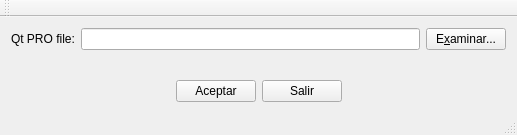
<?xml version="1.0" encoding="UTF-8"?>
<ui version="4.0">
 <class>MainWindow</class>
 <widget class="QMainWindow" name="MainWindow">
  <property name="geometry">
   <rect>
    <x>0</x>
    <y>0</y>
    <width>517</width>
    <height>135</height>
   </rect>
  </property>
  <property name="windowTitle">
   <string>MainWindow</string>
  </property>
  <widget class="QWidget" name="centralWidget">
   <layout class="QGridLayout" name="gridLayout_4">
    <item row="0" column="0">
     <layout class="QGridLayout" name="gridLayout_3">
      <item row="0" column="0">
       <layout class="QGridLayout" name="gridLayout">
        <item row="0" column="0">
         <widget class="QLabel" name="label">
          <property name="text">
           <string>Qt PRO file:</string>
          </property>
         </widget>
        </item>
        <item row="0" column="1">
         <widget class="QLineEdit" name="lineEdit_proFile">
          <property name="readOnly">
           <bool>true</bool>
          </property>
         </widget>
        </item>
        <item row="0" column="2">
         <widget class="QPushButton" name="pushButton_examinar">
          <property name="text">
           <string>E&amp;xaminar...</string>
          </property>
         </widget>
        </item>
       </layout>
      </item>
      <item row="1" column="0">
       <spacer name="verticalSpacer">
        <property name="orientation">
         <enum>Qt::Vertical</enum>
        </property>
        <property name="sizeHint" stdset="0">
         <size>
          <width>20</width>
          <height>40</height>
         </size>
        </property>
       </spacer>
      </item>
      <item row="2" column="0">
       <layout class="QGridLayout" name="gridLayout_2">
        <item row="0" column="0">
         <spacer name="horizontalSpacer">
          <property name="orientation">
           <enum>Qt::Horizontal</enum>
          </property>
          <property name="sizeHint" stdset="0">
           <size>
            <width>40</width>
            <height>20</height>
           </size>
          </property>
         </spacer>
        </item>
        <item row="0" column="1">
         <widget class="QPushButton" name="pushButton_aceptar">
          <property name="text">
           <string>Aceptar</string>
          </property>
         </widget>
        </item>
        <item row="0" column="2">
         <widget class="QPushButton" name="pushButton_salir">
          <property name="text">
           <string>Salir</string>
          </property>
         </widget>
        </item>
        <item row="0" column="3">
         <spacer name="horizontalSpacer_2">
          <property name="orientation">
           <enum>Qt::Horizontal</enum>
          </property>
          <property name="sizeHint" stdset="0">
           <size>
            <width>40</width>
            <height>20</height>
           </size>
          </property>
         </spacer>
        </item>
       </layout>
      </item>
     </layout>
    </item>
   </layout>
  </widget>
  <widget class="QMenuBar" name="menuBar">
   <property name="geometry">
    <rect>
     <x>0</x>
     <y>0</y>
     <width>517</width>
     <height>21</height>
    </rect>
   </property>
  </widget>
  <widget class="QToolBar" name="mainToolBar">
   <attribute name="toolBarArea">
    <enum>TopToolBarArea</enum>
   </attribute>
   <attribute name="toolBarBreak">
    <bool>false</bool>
   </attribute>
  </widget>
  <widget class="QStatusBar" name="statusBar"/>
 </widget>
 <layoutdefault spacing="6" margin="11"/>
 <resources/>
 <connections/>
</ui>
